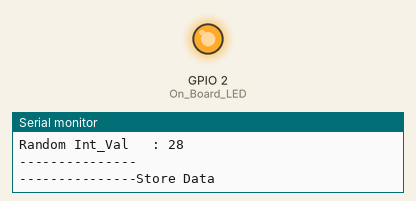
This sketch was run on a simulated ESP8266 (NodeMCU). On the bench: output pins drawn as LEDs (lit = HIGH), the last lines printed to the serial monitor. WiFi joins after 1.5 s; servers stay silent unless stated; random numbers use the default seed unless the sketch sets one.

Above: at 1.66 s.
At 6.6 s:
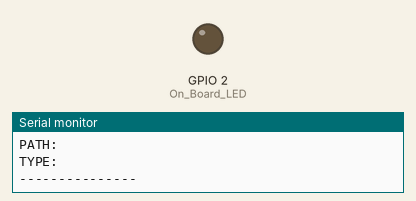
Timing chart, 0 to 14.5 s (numbered marks = the images above):
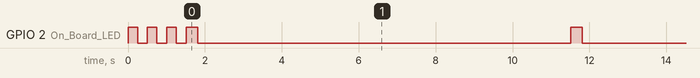

Measured:
- by itself, GPIO 2 (On_Board_LED): HIGH → LOW at 0.25 s, → HIGH 0.25 s later, → LOW 0.25 s later, → HIGH 0.25 s later, … (31 changes in this stretch)

The sketch:

Esp32_firebase_testing.ino
```cpp
//>>>>>>>>>>>>>>>>>>>>>>>>>>>>>>>>>>>>>>>>>>>>>>>>>>>>>>>>>>>>>>>>>>>>>>>>>>>>>>>>>>>>>>>>> 01_Store_Data
/*
 *  Reference : https://randomnerdtutorials.com/esp32-firebase-realtime-database/
 */

//======================================== Including the libraries.
#if defined(ESP32)
  #include <WiFi.h>
#elif defined(ESP8266)
  #include <ESP8266WiFi.h>
#endif
#include <Firebase_ESP_Client.h>
//========================================

//======================================== Insert your network credentials.
#define WIFI_SSID "Labro"
#define WIFI_PASSWORD "OedipusElectra1993"
//========================================

//Provide the token generation process info.
#include "addons/TokenHelper.h"

//Provide the RTDB payload printing info and other helper functions.
#include "addons/RTDBHelper.h"

// Defines the Digital Pin of the "On Board LED".
#define On_Board_LED 2

// Insert Firebase project API Key
#define API_KEY "AIzaSyBOHSeBCviQEJHEREcpAYDAXI36tciFJlE"

// Insert RTDB URLefine the RTDB URL */
#define DATABASE_URL "https://esp32-testing-959e3-default-rtdb.asia-southeast1.firebasedatabase.app/"

// Define Firebase Data object.
FirebaseData fbdo;

// Define firebase authentication.
FirebaseAuth auth;

// Definee firebase configuration.
FirebaseConfig config;

//======================================== Millis variable to send/store data to firebase database.
unsigned long sendDataPrevMillis = 0;
const long sendDataIntervalMillis = 10000; //--> Sends/stores data to firebase database every 10 seconds.
//========================================

// Boolean variable for sign in status.
bool signupOK = false;

float store_random_Float_Val;
int store_random_Int_Val;

//________________________________________________________________________________ VOID SETUP
void setup() {
  // put your setup code here, to run once:

  Serial.begin(115200);
  Serial.println();

  pinMode(On_Board_LED, OUTPUT);

  //---------------------------------------- The process of connecting the WiFi on the ESP32 to the WiFi Router/Hotspot.
  WiFi.mode(WIFI_STA);
  WiFi.begin(WIFI_SSID, WIFI_PASSWORD);
  Serial.println("---------------Connection");
  Serial.print("Connecting to : ");
  Serial.println(WIFI_SSID);
  while (WiFi.status() != WL_CONNECTED){
    Serial.print(".");

    digitalWrite(On_Board_LED, HIGH);
    delay(250);
    digitalWrite(On_Board_LED, LOW);
    delay(250);
  }
  digitalWrite(On_Board_LED, LOW);
  Serial.println();
  Serial.print("Successfully connected to : ");
  Serial.println(WIFI_SSID);
  //Serial.print("IP : ");
  //Serial.println(WiFi.localIP());
  Serial.println("---------------");
  //----------------------------------------

  // Assign the api key (required).
  config.api_key = API_KEY;

  // Assign the RTDB URL (required).
  config.database_url = DATABASE_URL;

  // Sign up.
  Serial.println();
  Serial.println("---------------Sign up");
  Serial.print("Sign up new user... ");
  if (Firebase.signUp(&config, &auth, "", "")){
    Serial.println("ok");
    signupOK = true;
  }
  else{
    Serial.printf("%s\n", config.signer.signupError.message.c_str());
  }
  Serial.println("---------------");

  // Assign the callback function for the long running token generation task.
  config.token_status_callback = tokenStatusCallback; //--> see addons/TokenHelper.h

  Firebase.begin(&config, &auth);
  Firebase.reconnectWiFi(true);
}
//________________________________________________________________________________

//________________________________________________________________________________ VOID LOOP
void loop() {
  // put your main code here, to run repeatedly:

  if (Firebase.ready() && signupOK && (millis() - sendDataPrevMillis > sendDataIntervalMillis || sendDataPrevMillis == 0)){
    sendDataPrevMillis = millis();

    //---------------------------------------- Generate random values.
    int randNumber = random(15, 40);
    float f = (float)randNumber / 1.01;
    int i = (int(f*100));
    store_random_Float_Val = float(i) / 100;
    store_random_Int_Val = random(10, 99);
    //----------------------------------------

    //----------------------------------------
    Serial.println();
    Serial.println("---------------Random Value");
    Serial.print("Random Float_Val : ");
    Serial.println(store_random_Float_Val);
    Serial.print("Random Int_Val   : ");
    Serial.println(store_random_Int_Val);
    Serial.println("---------------");
    //----------------------------------------

    //---------------------------------------- The process of sending/storing data to the firebase database.
    Serial.println();
    Serial.println("---------------Store Data");
    digitalWrite(On_Board_LED, HIGH);

    // Write an Int number on the database path test/random_Float_Val.
    if (Firebase.RTDB.setFloat(&fbdo, "Test/random_Float_Val", store_random_Float_Val)) {
      Serial.println("PASSED");
      Serial.println("PATH: " + fbdo.dataPath());
      Serial.println("TYPE: " + fbdo.dataType());
    }
    else {
      Serial.println("FAILED");
      Serial.println("REASON: " + fbdo.errorReason());
    }

    // Write an Float number on the database path test/random_Int_Val.
    if (Firebase.RTDB.setInt(&fbdo, "Test/random_Int_Val", store_random_Int_Val)) {
      Serial.println("PASSED");
      Serial.println("PATH: " + fbdo.dataPath());
      Serial.println("TYPE: " + fbdo.dataType());
    }
    else {
      Serial.println("FAILED");
      Serial.println("REASON: " + fbdo.errorReason());
    }

    digitalWrite(On_Board_LED, LOW);
    Serial.println("---------------");
    //----------------------------------------
  }
}
```
